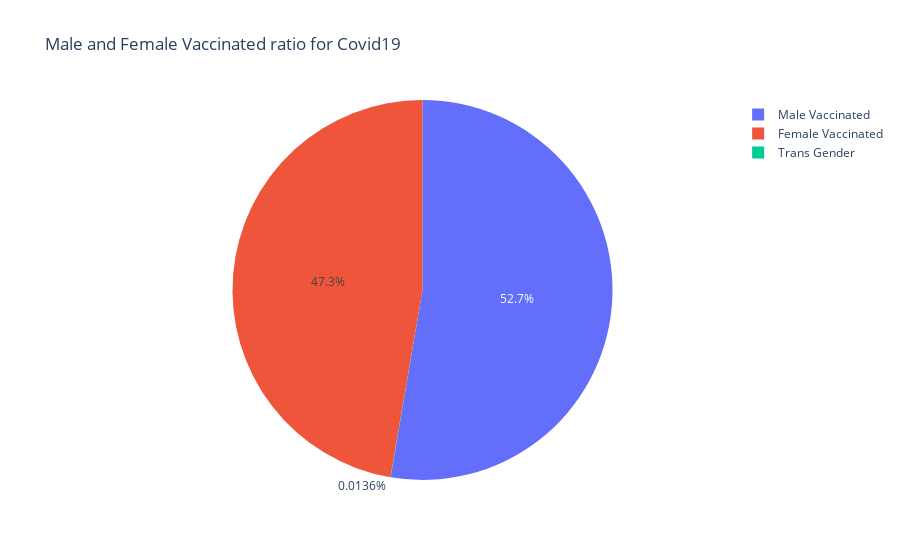

The cell this chart's notebook holds for it:
### Code cell
male = vaccination["Male(Individuals Vaccinated)"].sum() 
female = vaccination["Female(Individuals Vaccinated)"].sum()  
trans = vaccination["Transgender(Individuals Vaccinated)"].sum()
fig=px.pie(names=["Male Vaccinated","Female Vaccinated","Trans Gender"],
       values=[male,female,trans],title="Male and Female Vaccinated ratio for Covid19")
fig.show()

### Figure 1 — Plotly figure (JSON) as saved in the notebook; plotly's stock layout.template omitted (floating-point values rounded to 4 significant figures)
{"data": [{"domain": {"x": [0, 1], "y": [0, 1]}, "hovertemplate": "label=%{label}<br>value=%{value}<extra></extra>", "labels": ["Male Vaccinated", "Female Vaccinated", "Trans Gender"], "legendgroup": "", "name": "", "showlegend": true, "type": "pie", "values": [10322558774, 9267605379, 2660301]}], "layout": {"legend": {"tracegroupgap": 0}, "title": {"text": "Male and Female Vaccinated ratio for Covid19"}}}
